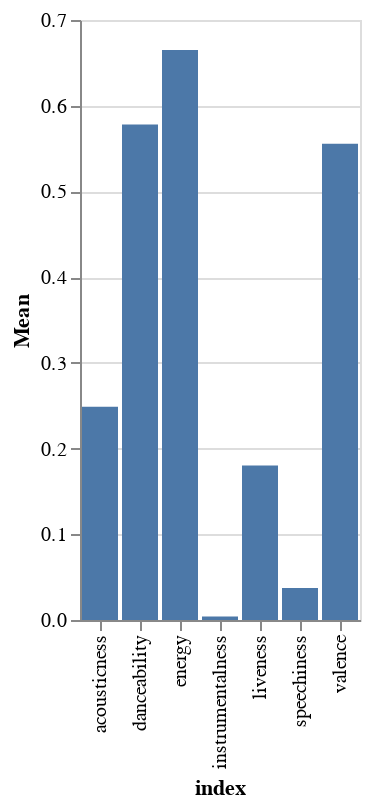

The cell this chart's notebook holds for it:
### Code cell
import altair as alt

source = pd.DataFrame(audioFeaturesDF.drop(columns=['timeSignature', 'tempo', 'loudness']))
source = pd.DataFrame(source.mean(axis=0), columns=['Mean']).reset_index()
alt.Chart(source).mark_bar().encode(x='index', y='Mean')
# source

### Figure 1 — Vega-Lite specification as saved in the notebook (floating-point values rounded to 4 significant figures)
{"config": {"view": {"continuousWidth": 400, "continuousHeight": 300}}, "data": {"name": "data-fa0a6c2d75ae0094f32e351d7aafdd8f"}, "mark": "bar", "encoding": {"x": {"type": "nominal", "field": "index"}, "y": {"type": "quantitative", "field": "Mean"}}, "$schema": "https://vega.github.io/schema/vega-lite/v4.8.1.json", "datasets": {"data-fa0a6c2d75ae0094f32e351d7aafdd8f": [{"index": "acousticness", "Mean": 0.2488}, {"index": "danceability", "Mean": 0.5781}, {"index": "energy", "Mean": 0.6651}, {"index": "instrumentalness", "Mean": 0.004022}, {"index": "liveness", "Mean": 0.1801}, {"index": "speechiness", "Mean": 0.03745}, {"index": "valence", "Mean": 0.5556}]}}
